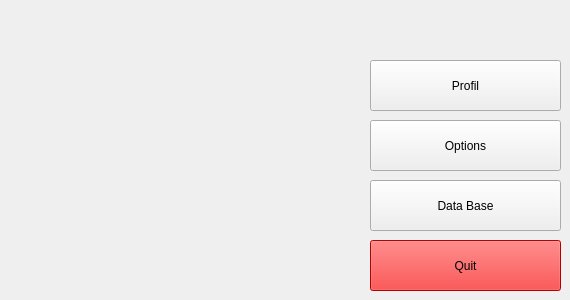
    <widget class="QWidget" name="tab">
     <attribute name="title">
      <string>Home</string>
     </attribute>
     <widget class="QPushButton" name="pushButton_5">
      <property name="geometry">
       <rect>
        <x>370</x>
        <y>180</y>
        <width>191</width>
        <height>51</height>
       </rect>
      </property>
      <property name="styleSheet">
       <string notr="true">font: 20pt &quot;MS Shell Dlg 2&quot;;</string>
      </property>
      <property name="text">
       <string>Data Base</string>
      </property>
     </widget>
     <widget class="QPushButton" name="pushButton_6">
      <property name="geometry">
       <rect>
        <x>370</x>
        <y>120</y>
        <width>191</width>
        <height>51</height>
       </rect>
      </property>
      <property name="styleSheet">
       <string notr="true">font: 20pt &quot;MS Shell Dlg 2&quot;;</string>
      </property>
      <property name="text">
       <string>Options</string>
      </property>
     </widget>
     <widget class="QPushButton" name="pushButton_7">
      <property name="geometry">
       <rect>
        <x>370</x>
        <y>240</y>
        <width>191</width>
        <height>51</height>
       </rect>
      </property>
      <property name="styleSheet">
       <string notr="true">font: 20pt &quot;MS Shell Dlg 2&quot;;
background-color: rgb(255, 0, 0);</string>
      </property>
      <property name="text">
       <string>Quit</string>
      </property>
     </widget>
     <widget class="QPushButton" name="pushButton_8">
      <property name="geometry">
       <rect>
        <x>370</x>
        <y>60</y>
        <width>191</width>
        <height>51</height>
       </rect>
      </property>
      <property name="styleSheet">
       <string notr="true">font: 20pt &quot;MS Shell Dlg 2&quot;;</string>
      </property>
      <property name="text">
       <string>Profil</string>
      </property>
     </widget>
    </widget>
